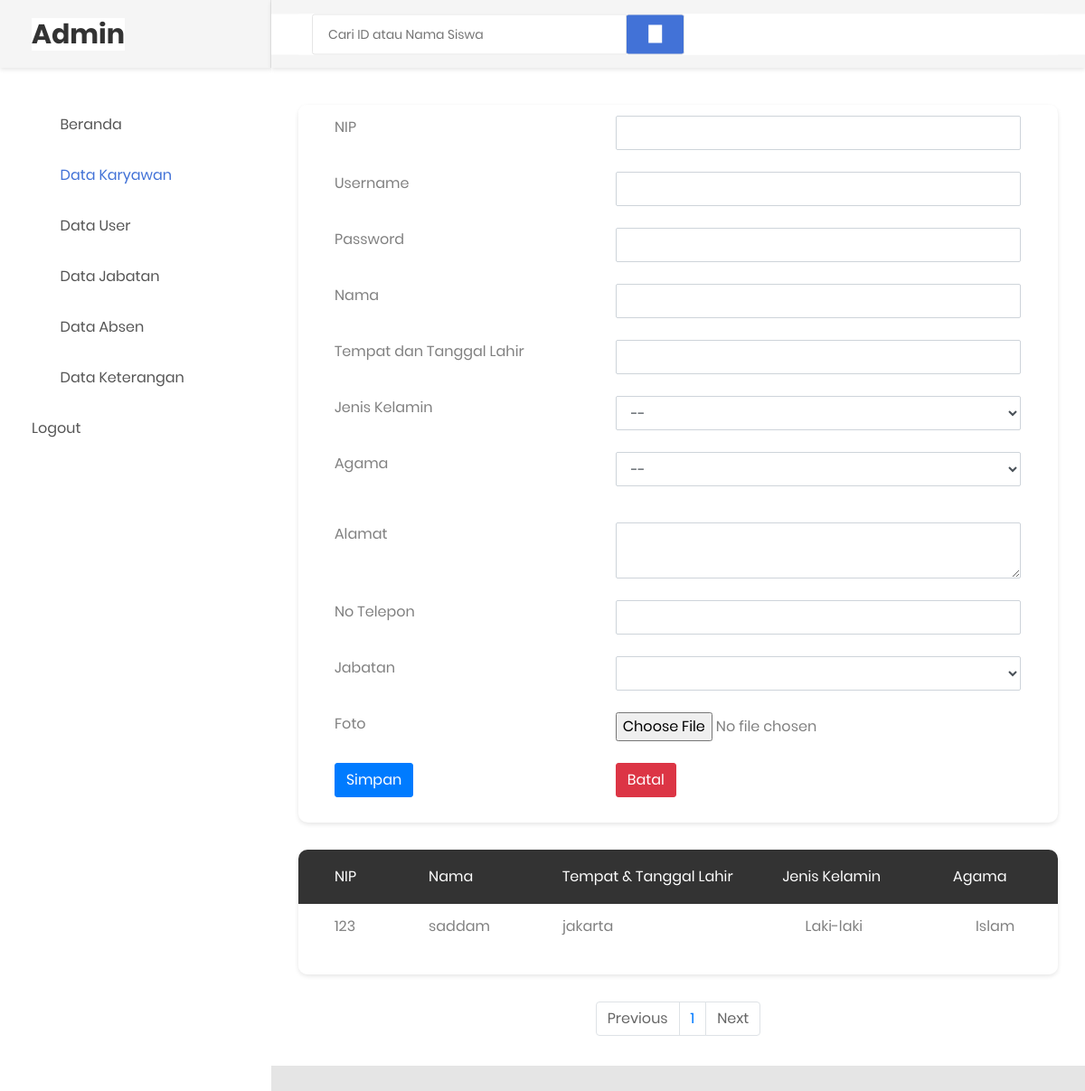
/datakaryawan.php (signed in), run on the app's committed database.
### tables this page shows
CREATE TABLE `tb_karyawan` (
  `id_karyawan` int(11) NOT NULL,
  `username` varchar(50) NOT NULL,
  `password` varchar(50) NOT NULL,
  `nama` varchar(255) NOT NULL,
  `tmp_tgl_lahir` varchar(255) NOT NULL,
  `jenkel` varchar(255) NOT NULL,
  `agama` varchar(255) NOT NULL,
  `alamat` text NOT NULL,
  `no_tel` varchar(18) NOT NULL,
  `jabatan` varchar(255) NOT NULL,
  `foto` varchar(50) NOT NULL
);

### paging.php (the view, shortened to what this page needs)
<head>
</head>
<?php
include 'koneksi.php';
$batas = 5;
$halaman = isset($_GET['halaman']) ? (int)$_GET['halaman'] : 1;
$halaman_awal = ($halaman>1) ? ($halaman * $batas) - $batas : 0;
$data_karyawan = mysqli_query($koneksi, "SELECT * FROM tb_karyawan LIMIT $halaman_awal, $batas");
while ($row=mysqli_fetch_array($data_karyawan)) {
 ?>
  <tr>
                                                <td><?php echo $row['id_karyawan']; ?></td>
                                                <td><?php echo $row['nama']; ?></td>
                                                <td><?php echo $row['tmp_tgl_lahir']; ?></td>
                                                <td><?php echo $row['jenkel']; ?></td>
                                                <td><?php echo $row['agama']; ?></td>
                                            </tr>
                                        <?php } ?>

### data on the page
tb_karyawan: id_karyawan "123", nama "saddam", tmp_tgl_lahir "jakarta", jenkel "Laki-laki", agama "Islam"
